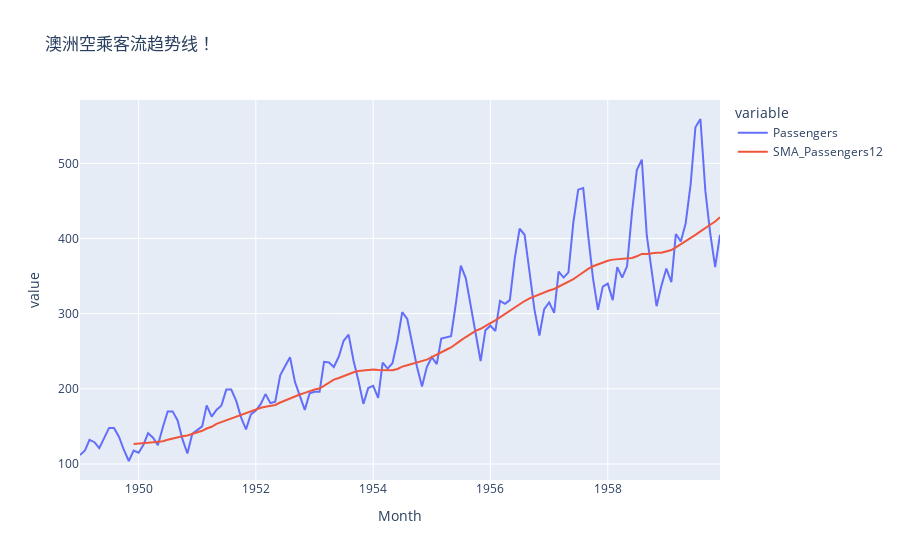

The code cell stored with this chart in its notebook:
### Code cell
# 对 sma_data 画折线图
# 试着画图展示一下原始数据 (非题目)
sma_fig = px.line(sma_data,y=['Passengers','SMA_Passengers12'],title = "澳洲空乘客流趋势线！")
sma_fig.show()

### Figure 1 — Plotly figure (JSON) as saved in the notebook; plotly's stock layout.template omitted (floating-point values rounded to 4 significant figures; data arrays with more than 128 entries replaced by an {"elided": "..."} marker saying what was removed)
{"data": [{"hovertemplate": "variable=Passengers<br>Month=%{x}<br>value=%{y}<extra></extra>", "legendgroup": "Passengers", "line": {"color": "#636efa", "dash": "solid"}, "mode": "lines", "name": "Passengers", "orientation": "v", "showlegend": true, "type": "scatter", "x": {"elided": "132 str values"}, "xaxis": "x", "y": {"elided": "132 int values"}, "yaxis": "y"}, {"hovertemplate": "variable=SMA_Passengers12<br>Month=%{x}<br>value=%{y}<extra></extra>", "legendgroup": "SMA_Passengers12", "line": {"color": "#EF553B", "dash": "solid"}, "mode": "lines", "name": "SMA_Passengers12", "orientation": "v", "showlegend": true, "type": "scatter", "x": {"elided": "132 str values"}, "xaxis": "x", "y": {"elided": "132 float values"}, "yaxis": "y"}], "layout": {"legend": {"title": {"text": "variable"}, "tracegroupgap": 0}, "title": {"text": "澳洲空乘客流趋势线！"}, "xaxis": {"anchor": "y", "domain": [0, 1], "title": {"text": "Month"}}, "yaxis": {"anchor": "x", "domain": [0, 1], "title": {"text": "value"}}}}
